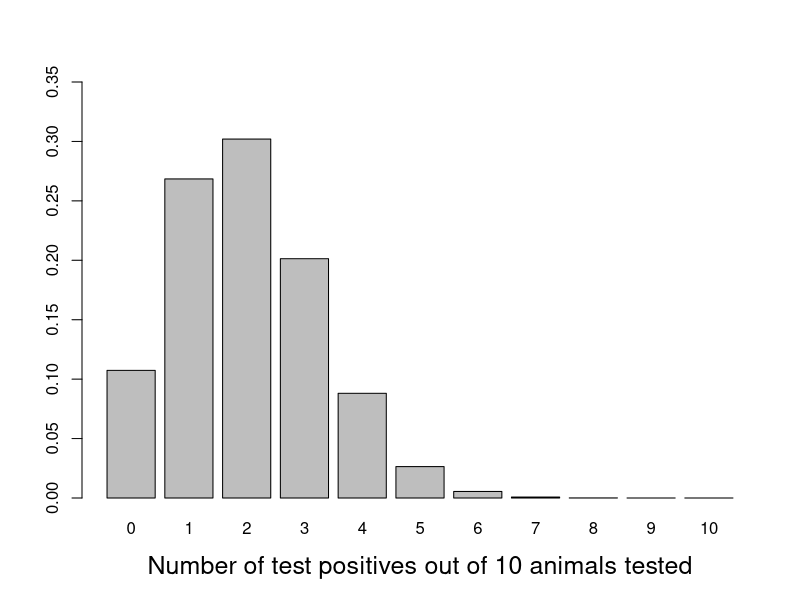
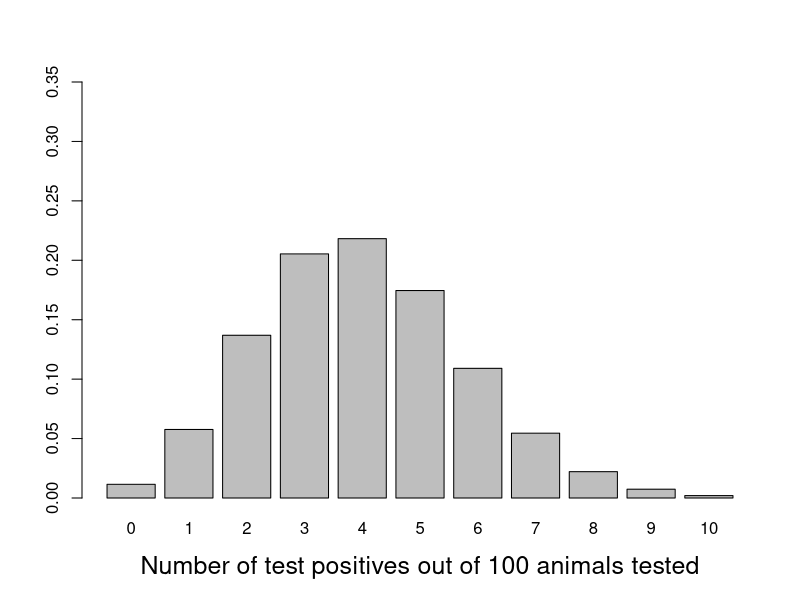
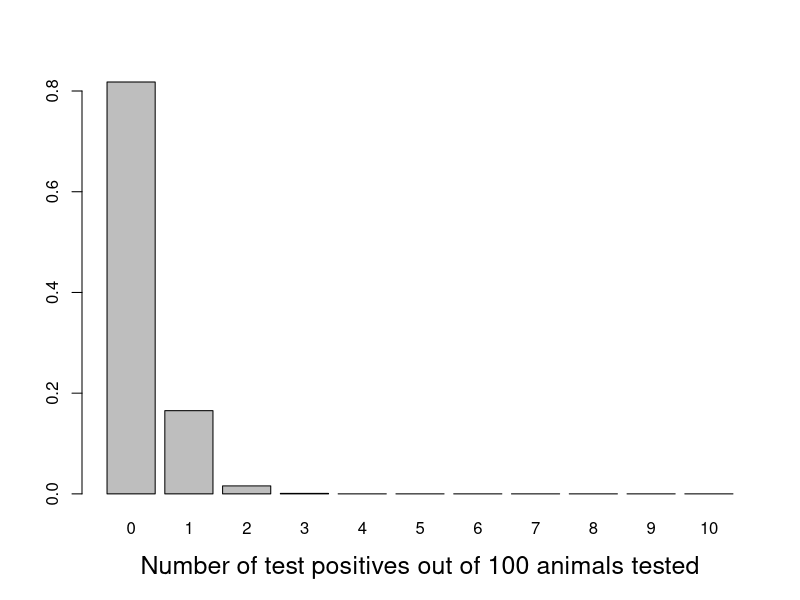

Recreate these plots in R, in order. (Note: this script raises an error after producing the figures.)
## ---- chunk 1
options(htmltools.dir.version = FALSE)
## ---- chunk 2
limy <- c(0, .35)
x <- dbinom(0:10, 10, .2)
barplot(x, ylim = limy,
        names.arg = 0:10,
        xlab = "Number of test positives out of 10 animals tested", 
        cex.lab = 1.5)
## ---- chunk 3
x <- dbinom(0:10, 20, .2)
barplot(x, ylim = limy,
        names.arg = 0:10,
        xlab = "Number of test positives out of 100 animals tested", 
        cex.lab = 1.5)
## ---- chunk 4
x <- dbinom(0:10, 20, .01)
barplot(x,
        names.arg = 0:10,
        xlab = "Number of test positives out of 100 animals tested", 
        cex.lab = 1.5)
## ---- chunk 5
magick::image_read_pdf("./tables/tab_error_1.pdf")
## ---- chunk 6
magick::image_read_pdf("./tables/tab_error_2.pdf")
## ---- chunk 7
magick::image_read_pdf("./tables/tab_error_2.pdf")
## ---- chunk 8
magick::image_read_pdf("./tables/tab_error_2.pdf")
## ---- chunk 9
magick::image_read_pdf("./tables/tab_error_2.pdf")
## ---- chunk 10
magick::image_read_pdf("./tables/tab_error_3.pdf")
